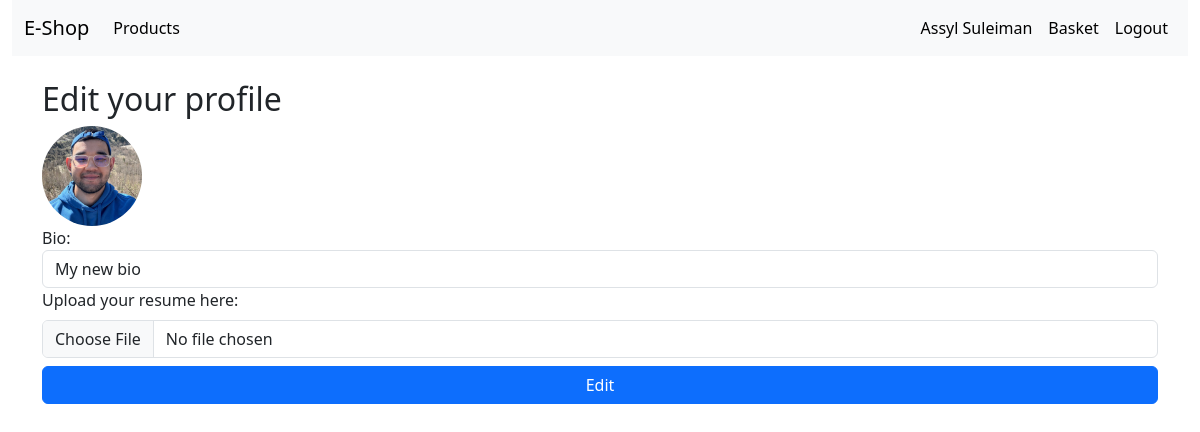
The app's page /auth/settings/ (signed in) with its own data.
### user/models.py (models this page shows, shortened)
class Profile(models.Model):
    avatar = models.ImageField(upload_to='user/', null=True, max_length=2000)
    bio = models.TextField(max_length=2000, null=False, blank=True)
    owner = models.OneToOneField(User, on_delete=models.CASCADE, null=False)
    resume = models.FileField(upload_to='user/', null=True, max_length=2000)
    class Meta:
        verbose_name = 'Profile'
        verbose_name_plural = 'Profiles'

### user/views.py (the view, shortened to what this page needs)
# urls.py: path('settings/', profile_page_view, name='settings_page'),
def profile_page_view(request):
    if request.user.is_authenticated:
        profile = Profile.objects.get(owner_id=request.user.id)
        if request.method == 'GET':
            form = ProfileForm(data={'bio': profile.bio}, files={'avatar': profile.avatar, 'resume': profile.resume})
            return render(request, 'user/settings.html', {'form': form, 'profile': profile})
    else:
        return redirect('/auth/login/')

### user/forms.py
class ProfileForm(forms.ModelForm):
    class Meta:
        model = Profile
        fields = ['bio']
        widgets = {
            'bio': forms.TextInput(attrs={'class': 'form-control', 'placeholder': 'Enter your bio'}),
        }

### user/templates/user/settings.html (shortened to what this page needs)
{% extends 'base.html' %}
{% block content %}
<div class="container-fluid">
    <div class="row">
        <div class="col-12">
            {% include 'header.html' %}
        </div>
    </div>
</div>
<div class="container">
    <div class="row">
        <div class="col-12 my-4">
            <div class="col-12">
                <form method="POST" enctype="multipart/form-data">
                    <h2>Edit your profile</h2>
                    <div class="field-wrapper">
                        <label for="id_avatar">
                            <div class="image-wrapper" id="image-wrapper">
                                {% if profile.avatar %}
                                <img src="{{ profile.avatar.url }}" id="image-content"/>
                                {% endif %}
                            </div>
                        </label>
                    </div>
                    <div class="field-wrapper">
                        {{ form.bio.label_tag }} {{ form.bio }}
                    </div>
                    <div>
                        <label for="id_resume" class="form-label">Upload your resume here:</label>
                        <input name="resume" class="form-control" type="file" id="id_resume"
                               accept="application/pdf,application/vnd.ms-excel">
                    </div>
                    <button class="btn btn-primary d-block col-12 mt-2" type="submit">Edit</button>
                </form>
            </div>
        </div>
    </div>
</div>
{% endblock %}

### templates/header.html (shortened to what this page needs)
<nav class="navbar navbar-expand-lg bg-body-tertiary">
    <div class="container-fluid">
        <a class="navbar-brand" href="{% url 'index_page' %}">E-Shop</a>
        <div class="collapse navbar-collapse" id="navbarSupportedContent">
            <ul class="navbar-nav me-auto mb-2 mb-lg-0">
                <li class="nav-item">
                    <a class="nav-link active" aria-current="page" href="{% url 'products_page' %}">Products</a>
                </li>
            </ul>
            <ul class="navbar-nav mb-2 mb-lg-0 d-flex justify-content-end align-items-center">
                {% if user.is_authenticated %}
                <li class="nav-item">
                    <a class="nav-link active" aria-current="page" href="{% url 'settings_page' %}">
                        {{ user.first_name }} {{ user.last_name }}
                    </a>
                </li>
                <li class="nav-item">
                    <a class="nav-link active" aria-current="page" href="{% url 'basket' %}">Basket</a>
                </li>
                <li class="nav-item">
                    <a class="nav-link active" aria-current="page" href="{% url 'logout' %}">Logout</a>
                </li>
                {% endif %}
            </ul>
        </div>
    </div>
</nav>

### user/templates/user/settings.html (style rules this page uses)
.image-wrapper { width: 100px; height: 100px; border-radius: 50%; background-color: #E8E8E8; overflow: hidden; }
.image-wrapper img { object-fit: cover; z-index: 2; width: 100%; height: 100%; }

### records on screen
Profile: avatar (picture), bio "My new bio"

### other values on screen
{{ user.first_name }} "Assyl"
{{ user.last_name }} "Suleiman"
